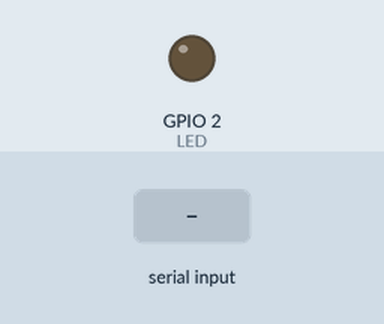
Simulated run of this sketch. Board: ESP32. On the bench: output pins drawn as LEDs (lit = HIGH). The inputs (shaded band) are chosen by the test bench.

Above: at 1.2 s.
1.3 s: "1" received over Serial
At 2.5 s:
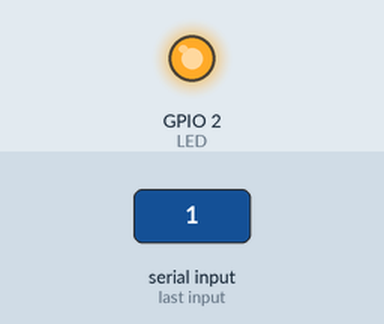
2.8 s: "0" received over Serial
At 3.7 s:
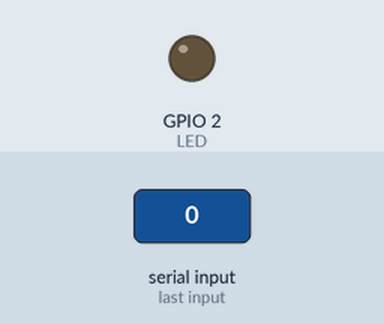
Timing chart, 0 to 5.8 s (numbered marks = the images above; inputs shaded):
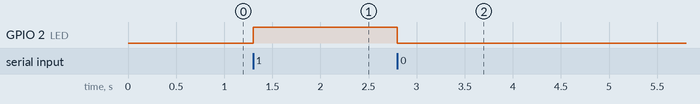

The sketch:

ESP32_LEDCONTROL_SERIAL.ino
```cpp
#define LED 2
 void setup() {
  // put your setup code here, to run once:
  Serial.begin(115200);
  pinMode(LED, OUTPUT);
}

void loop() {
  // put your main code here, to run repeatedly:
  if(Serial.available()){
    char c = Serial.read();
    if(c=='1'){
      digitalWrite(LED, HIGH);
    }
    else if(c=='0'){
      digitalWrite(LED, LOW);
    }
    else{
      Serial.println("Invalid Command");
    }
  }

}
```

Measured:
- after the input at 1.3 s, GPIO 2 (LED): LOW → HIGH at once
- after the input at 2.8 s, GPIO 2 (LED): HIGH → LOW at once
